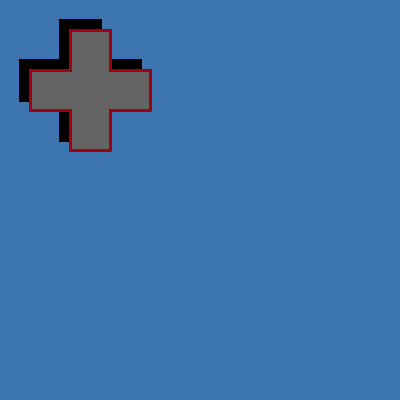
Frame 1 (no input)
Frame 60 (the mouse pressed at the canvas centre just before this capture): identical to frame 1, image omitted
Frame 120 (the mouse held since frame 60 and released just before this capture): identical to frame 1, image omitted

The Processing sketch that drew this single still picture (run headless with seeded random() and noise(); from frame 60 on, the mouse is pressed at the canvas centre):

// Processing sketch: plus
// ── plus.pde
void setup(){
  size (400,400);
  background(60,117,175);
 
}



void draw(){
  strokeWeight(3);
  stroke(0);
  fill(0);
  drawPlus();
  translate(10,10);
  stroke(157,2,20);
  fill(100);
  drawPlus();
  
}
  
void drawPlus (){//plus shaped figure
  beginShape();
  vertex(60,20);
  vertex(100,20);
  vertex(100,60);
  vertex(140,60);
  vertex(140,100);
  vertex(100,100);
  vertex(100,140);
  vertex(60,140);
  vertex(60,100);
  vertex(20,100);
  vertex(20,60);
  vertex(60,60);
  endShape(CLOSE);
  
}
